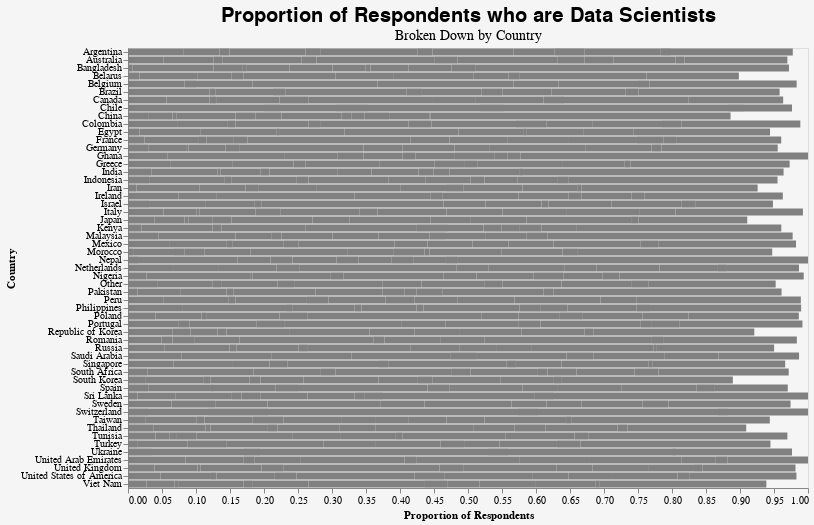

Notebook cell for this chart:
### Code cell
alt.Chart(df_job_proportions).mark_bar(color="grey").encode(
    alt.Y('Country:N', axis=alt.Axis(grid=False)),
    alt.X('job_proportion:Q', title="Proportion of Respondents", axis=alt.Axis(grid=False))
    ).properties(width=680, height=440,
    background='#f5f5f5',title={
"text": ["Proportion of Respondents who are Data Scientists"],
"subtitle": ["Broken Down by Country"],
"fontSize":20, "fontWeight":600, "subtitleFontSize":14
})

### Figure 1 — Vega-Lite specification as saved in the notebook (floating-point values rounded to 4 significant figures; data arrays with more than 128 entries replaced by an {"elided": "..."} marker saying what was removed)
{"usermeta": {"embedOptions": {"theme": "fivethirtyeight"}}, "config": {"view": {"continuousWidth": 400, "continuousHeight": 300}}, "data": {"name": "data-5898c45b2a3556a89c8036d3bf2c2c7f"}, "mark": {"type": "bar", "color": "grey"}, "background": "#f5f5f5", "encoding": {"x": {"type": "quantitative", "axis": {"grid": false}, "field": "job_proportion", "title": "Proportion of Respondents"}, "y": {"type": "nominal", "axis": {"grid": false}, "field": "Country"}}, "height": 440, "title": {"text": ["Proportion of Respondents who are Data Scientists"], "subtitle": ["Broken Down by Country"], "fontSize": 20, "fontWeight": 600, "subtitleFontSize": 14}, "width": 680, "$schema": "https://vega.github.io/schema/vega-lite/v4.8.1.json", "datasets": {"data-5898c45b2a3556a89c8036d3bf2c2c7f": {"elided": "677 records"}}}
